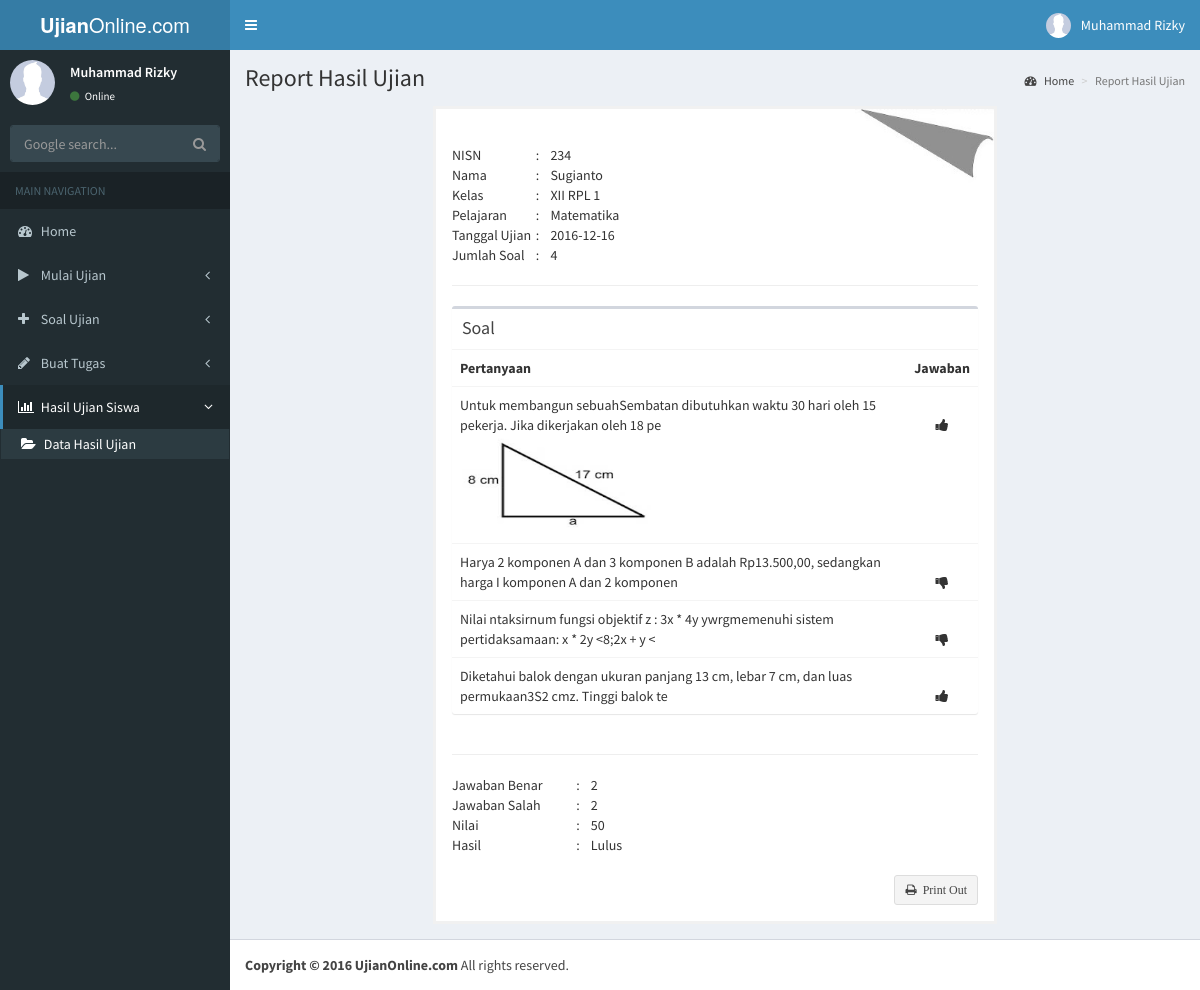
The app's page /report_guru.php?id=1 (signed in) with its own data.
### tables this page shows
CREATE TABLE `hasil` (
  `id` int(100) NOT NULL AUTO_INCREMENT,
  `nisn` varchar(100) DEFAULT NULL,
  `nm_siswa` varchar(100) DEFAULT NULL,
  `kelas` varchar(100) DEFAULT NULL,
  `nm_kelas` varchar(100) DEFAULT NULL,
  `bidang_study` varchar(100) DEFAULT NULL,
  `kd_soal` int(100) DEFAULT NULL,
  `nm_pelajaran` varchar(100) DEFAULT NULL,
  `jml_soal` int(100) DEFAULT NULL,
  `jawaban_benar` int(100) DEFAULT NULL,
  `jawaban_salah` int(100) DEFAULT NULL,
  `nilai` int(100) DEFAULT NULL,
  `hasil` varchar(100) DEFAULT NULL,
  `nm_ujian` varchar(100) DEFAULT NULL,
  `tgl_ujian` date DEFAULT NULL,
  `kd_ujian` int(100) DEFAULT NULL,
  PRIMARY KEY (`id`)
);

CREATE TABLE `jawaban` (
  `id` int(100) NOT NULL AUTO_INCREMENT,
  `nisn` varchar(100) DEFAULT NULL,
  `nm_siswa` varchar(100) DEFAULT NULL,
  `kelas` varchar(100) DEFAULT NULL,
  `nm_kelas` varchar(100) DEFAULT NULL,
  `bidang_study` varchar(100) DEFAULT NULL,
  `kd_soal` int(100) DEFAULT NULL,
  `id_soal` int(100) DEFAULT NULL,
  `pertanyaan` varchar(100) DEFAULT NULL,
  `jawaban` varchar(100) DEFAULT NULL,
  `kunci` varchar(100) DEFAULT NULL,
  `status` varchar(100) DEFAULT NULL,
  `pelajaran` varchar(100) DEFAULT NULL,
  `kd_ujian` int(100) DEFAULT NULL,
  PRIMARY KEY (`id`)
);

CREATE TABLE `soal_ujian` (
  `id` int(100) NOT NULL AUTO_INCREMENT,
  `kd_soal` int(100) DEFAULT NULL,
  `nm_pelajaran` varchar(100) DEFAULT NULL,
  `pertanyaan` longtext,
  `gambar` varchar(100) DEFAULT NULL,
  `a` varchar(100) DEFAULT NULL,
  `b` varchar(100) DEFAULT NULL,
  `c` varchar(100) DEFAULT NULL,
  `d` varchar(100) DEFAULT NULL,
  `e` varchar(100) DEFAULT NULL,
  `kunci` varchar(1) DEFAULT NULL,
  `no_soal` varchar(100) DEFAULT NULL,
  PRIMARY KEY (`id`)
);

### report_guru.php (the view, shortened to what this page needs)
<!DOCTYPE html>
<?php
include 'koneksi.php';
?>
<?php
	if (isset($_GET['id'])) {
		$query = $DB_con->query("SELECT * FROM hasil WHERE id = '$_GET[id]'");
		$data  = $query->fetch(PDO::FETCH_ASSOC);
	} else {
		echo "kode tidak tersedia!
		<a href='data_hasil.php'>Kembali</a>";
		exit();
	}
?>
<html>
	<head>
		<link rel="stylesheet" href="admin/bootstrap/css/bootstrap.min.css">
		<link rel="stylesheet" href="admin/font-awesome-4.7.0/css/font-awesome.min.css">
		<link rel="stylesheet" href="https://cdnjs.cloudflare.com/ajax/libs/ionicons/2.0.1/css/ionicons.min.css">
		<link rel="stylesheet" href="admin/plugins/jvectormap/jquery-jvectormap-1.2.2.css">
		<link rel="stylesheet" href="admin/dist/css/AdminLTE.min.css">
		<link rel="stylesheet" href="admin/dist/css/skins/_all-skins.min.css">
		<link rel="stylesheet" href="css/style_2.css">
	</head>
	<body class="hold-transition skin-blue sidebar-mini">
	<div class="wrapper">
		<header class="main-header">
			<a href="#" class="logo">
				<span class="logo-lg"><b>Ujian</b>Online.com</span>
			</a>
			<nav class="navbar navbar-static-top">
				<a href="#" class="sidebar-toggle" data-toggle="offcanvas" role="button">
				</a>
				<div class="navbar-custom-menu">
					<ul class="nav navbar-nav">
						<li class="dropdown user user-menu">
							<a href="#" class="dropdown-toggle" data-toggle="dropdown">
								<img src="<?php echo "upload/guru/".$_SESSION['gambar'] ?>" class="user-image" alt="User Image">
								<span class="hidden-xs"><?php echo $_SESSION['nama'] ?></span>
							</a>
						</li>
					</ul>
				</div>
			</nav>
		</header>
		<aside class="main-sidebar">
			<section class="sidebar">
				<div class="user-panel">
					<div class="pull-left image">
						<img src="<?php echo "upload/guru/".$_SESSION['gambar'] ?>" class="img-circle" alt="User Image" style="border-radius:50px;height:45px">
					</div>
					<div class="pull-left info">
						<p><?php echo $_SESSION['nama'] ?></p>
						<a href="#"><i class="fa fa-circle text-success"></i> Online</a>
					</div>
				</div>
				<form action="https://google.com/search" method="get" class="sidebar-form">
					<div class="input-group">
						<input type="text" name="q" class="form-control" placeholder="Google search...">
						<span class="input-group-btn">
							<button type="submit" name="search" id="search-btn" class="btn btn-flat"><i class="fa fa-search"></i>
							</button>
						</span>
					</div>
				</form>
				<ul class="sidebar-menu">
					<li class="header">MAIN NAVIGATION</li>
					<li class="treeview">
						<a href="guru.php">
							<i class="fa fa-dashboard"></i> <span>Home</span>
						</a>
					</li>
					<li class="treeview">
						<a href="#">
							<i class="fa fa-play"></i> <span>Mulai Ujian</span>
							<span class="pull-right-container">
								<i class="fa fa-angle-left pull-right"></i>
							</span>
						</a>
					</li>
					<li class="treeview">
						<a href="#">
							<i class="fa fa-plus"></i> <span>Soal Ujian</span>
							<span class="pull-right-container">
								<i class="fa fa-angle-left pull-right"></i>
							</span>
						</a>
					</li>
					<li class="treeview">
						<a href="#">
							<i class="fa fa-pencil"></i> <span>Buat Tugas</span>
							<span class="pull-right-container">
								<i class="fa fa-angle-left pull-right"></i>
							</span>
						</a>
					</li>
					<li class="active treeview">
						<a href="#">
							<i class="fa fa-bar-chart"></i> <span>Hasil Ujian Siswa</span>
							<span class="pull-right-container">
								<i class="fa fa-angle-left pull-right"></i>
							</span>
						</a>
						<ul class="treeview-menu">
							<li class="active"><a href="data_hasil.php"><i class="fa fa-folder-open"></i> Data Hasil Ujian</a></li>
						</ul>
					</li>
				</ul>
			</section>
		</aside>
		<div class="content-wrapper">
			<section class="content-header">
				<h1>
					Report Hasil Ujian
				</h1>
				<ol class="breadcrumb">
					<li><a href="#"><i class="fa fa-dashboard"></i> Home</a></li>
					<li class="active">Report Hasil Ujian</li>
				</ol>
			</section>
			<section class="content">
			<form name="report" id="report" method="post" class="eusi" enctype="multipart/form-data" action="simpan_hasil.php" style="padding-top: 0px;margin-left:auto;margin-right:auto;background-color:#fff;">
					<div class="containerr" style="width:100%;margin-top:0;padding:0;">
						<img src="images/lekukansegitiga.jpg" width="25%" style="float:right">
					</div>
					<div class="container" style="width:100%;margin-top:20px;">
						<table>
							<tr>
								<td>NISN</td>
								<td>:</td>
								<td>&nbsp; &nbsp; <?php echo $data['nisn'] ?></td>
							</tr>
							<tr>
								<td>Nama</td>
								<td>:</td>
								<td>&nbsp; &nbsp; <?php echo $data['nm_siswa'] ?></td>
							</tr>
							<tr>
								<td>Kelas</td>
								<td>:</td>
								<td>&nbsp; &nbsp; <?php echo $data['kelas']."&nbsp;".$data['nm_kelas'] ?></td>
							</tr>
							<tr>
								<td>Pelajaran</td>
								<td>:</td>
								<td>&nbsp; &nbsp; <?php echo $data['nm_pelajaran'] ?></td>
							</tr>
							<tr>
								<td>Tanggal Ujian</td>
								<td>:</td>
								<td>&nbsp; &nbsp; <?php echo $data['tgl_ujian'] ?></td>
							</tr>
							<tr>
								<td>Jumlah Soal &nbsp; &nbsp;</td>
								<td>:</td>
								<td>&nbsp; &nbsp; <?php echo $data['jml_soal'] ?></td>
							</tr>
						</table>
						<hr>
						<div class="row">
        <div class="col-xs-12">
          <div class="box">
            <div class="box-header">
              <h3 class="box-title">Soal</h3>
            </div>
            <div class="box-body table-responsive no-padding">
              <table class="table table-hover">
							<tr>
								<th>Pertanyaan</th>
								<th>Jawaban</th>
							</tr>
								<?php
								    $sql = "SELECT * FROM jawaban where kd_ujian = '$data[kd_ujian]' AND nisn = '$data[nisn]'";
								    foreach ($DB_con->query($sql) as $dataas) :
								?>
							<tr>
								<td>
									<?php echo $dataas['pertanyaan'] ?><br>
									<?php
										$soal = $DB_con->query("SELECT * FROM soal_ujian where id = '$dataas[id_soal]' AND kd_soal = '$dataas[kd_soal]'");
										$hasil = $soal->fetch(PDO::FETCH_ASSOC);
										if($hasil['gambar'] == ""){
										}
										else{
											echo"<img src=upload/soal/".$hasil['gambar']." width=200 height=100>" ;
										}
									?>
								</td>
								<td valign="top" align="center">
									<br>
										<?php
										if($dataas['jawaban'] == $dataas['kunci']){
											echo "<i class='fa fa-thumbs-up'></i>";
										}
										else{
											echo "<i class='fa fa-thumbs-down'></i>";
										}
										?>
									<br>
								</td>
							</tr>
							<?php endforeach; ?>
						</table>
            </div>
          </div>
        </div>
      </div>
<hr>
						<?php
							include 'koneksi.php';
						    $sql = "SELECT * FROM hasil WHERE kd_ujian = '$data[kd_ujian]' AND nisn = '$data[nisn]' AND id = '$data[id]'";
							foreach ($DB_con->query($sql) as $data_s) :
						?>
						<table>
							<tr>
								<td>Jawaban Benar &nbsp; &nbsp; &nbsp; &nbsp; &nbsp; &nbsp; </td>
								<td>:</td>
								<td>&nbsp; &nbsp; <?php echo $data_s['jawaban_benar'] ?></td>
							</tr>
							<tr>
								<td>Jawaban Salah</td>
								<td>:</td>
								<td>&nbsp; &nbsp; <?php echo $data_s['jawaban_salah'] ?></td>
							</tr>
							<tr>
								<td>Nilai</td>
								<td>:</td>
								<td>&nbsp; &nbsp; <?php echo $data_s['nilai'] ?></td>
							</tr>
							<tr>
								<td>Hasil</td>
								<td>:</td>
								<td>&nbsp; &nbsp; <?php echo $data_s['hasil'] ?></td>
							</tr>
						</table>
						<br>
						<table width="100%">
							<tr>
								<td valign="center" style="float: right;">
									<a href="#" title="Print" onClick="window.print(report)">
									<button type="button" class="btn btn-default btn-sm">
										<i class="fa fa-print"> &nbsp;Print Out</i>
									</button>
								</a>
								</td>
							</tr>
						</table>
						<?php endforeach; ?>
				</form>
			</section>
		</div>
		<footer class="main-footer">
			<strong>Copyright &copy; 2016 UjianOnline.com</strong> All rights reserved.
		</footer>
	</div>
	</body>
</html>

### css/style_2.css (style rules this page uses)
form { border: 3px solid #f1f1f1; }
.eusi { width: 60%; }
.container { padding: 16px; }
.containerr { padding: 16px; }
* { box-sizing: border-box; }

### records on screen
hasil: nisn "234", nm_siswa "Sugianto", kelas "XII", nm_kelas "RPL 1", nm_pelajaran "Matematika", tgl_ujian "2016-12-16", jml_soal "4", jawaban_benar "2", jawaban_salah "2", nilai "50", hasil "Lulus"
jawaban: pertanyaan "Untuk membangun sebuahSembatan dibutuhkan waktu 30 hari oleh 15 pekerja. Jika dikerjakan oleh 18 pe", soal_ujian.gambar (picture), jawaban "a" (drawn)
jawaban: pertanyaan "Harya 2 komponen A dan 3 komponen B adalah Rp13.500,00, sedangkan harga I komponen A dan 2 komponen"
jawaban: pertanyaan "Nilai ntaksirnum fungsi objektif z : 3x * 4y ywrgmemenuhi sistem pertidaksamaan: x * 2y <8;2x + y <"
jawaban: pertanyaan "Diketahui balok dengan ukuran panjang 13 cm, lebar 7 cm, dan luas permukaan3S2 cmz. Tinggi balok te", jawaban "a" (drawn)

### other values on screen
$_SESSION['nama'] "Muhammad Rizky"
